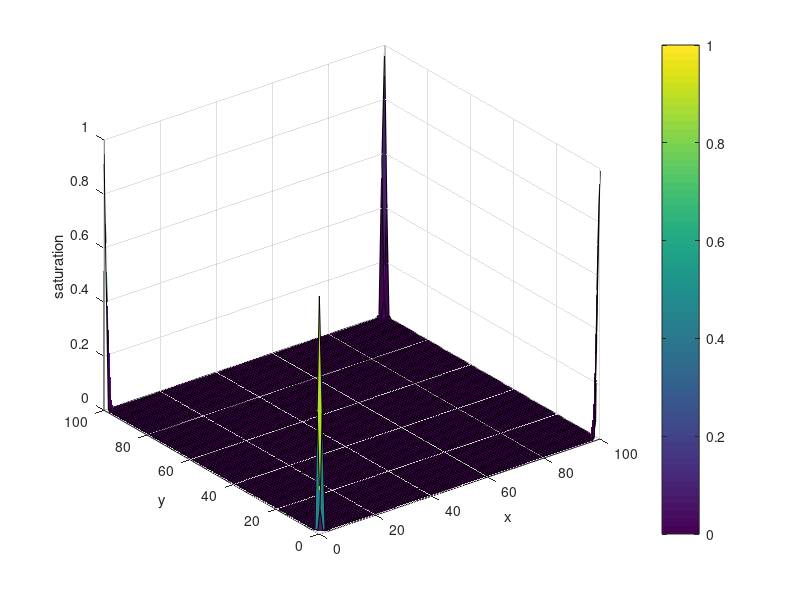
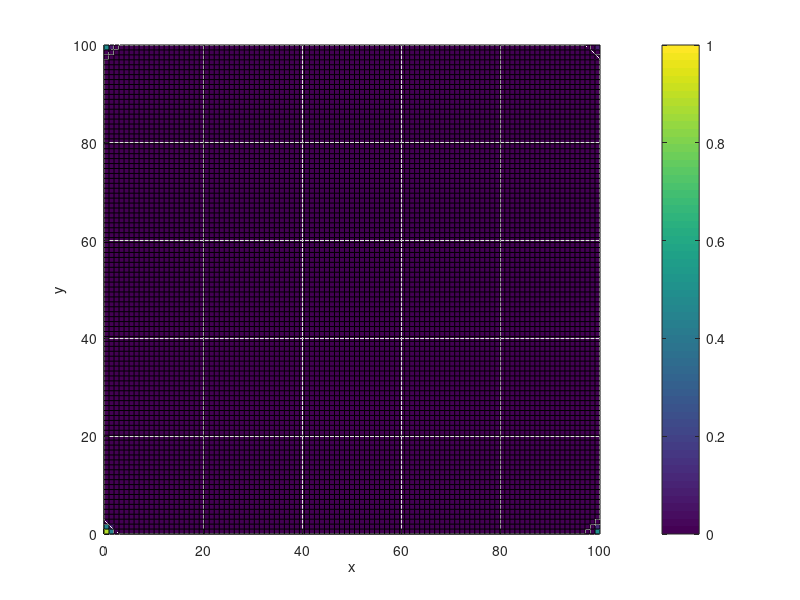

Write the MATLAB code that produced these figures, in order.
clear;
close;
clc;

disp('Simulador TVD/NonStandard Hibrido Bifasico 2D');
disp('---------------------------------------------');
%VALORES INICIAIS 
N1 = 100;
alpha = 2;
alpha = input('Alpha(2, 2.08, 2.97): ');
t = input('Tempo: ');
disp('    INJECAO')
disp('1 none   2 poco')
disp('3 line   4 duplo')
disp('5 five')
injecao = input('--> ');
disp('      POROSIDADE')
% disp('[0;1] Cte      2 Circulo')
% disp('3 Labirinto    4 Espiral')
% disp('5 Retangulos   6 rand')
porosidade = input('--> ');
maxp = 1;
minp = 0.4;
miw = 1;
mio = 1;
deltx = 5;
delty = 5;
deltt = 2;

%VARIAVEIS
Sw(1:N1,1:N1,1:t) = 0;
Ax(1:N1,1:N1) = 0;
Ay(1:N1,1:N1) = 0;
Bx(1:N1,1:N1) = 0;
By(1:N1,1:N1) = 0;
Anx(1:N1,1:N1) = 0;
Any(1:N1,1:N1) = 0;
Bnx(1:N1,1:N1) = 0;
Bny(1:N1,1:N1) = 0;
Fx(1:N1,1:N1) = 0;
Fy(1:N1,1:N1) = 0;
phi(1:N1,1:N1) = 0; 

phix=(1/(2*alpha))*((1-exp(-alpha*deltt/deltx)));
phiy=(1/(2*alpha))*((1-exp(-alpha*deltt/delty)));

%POROSIDADE
for x = 1:1:N1
    for y = 1:1:N1
        if porosidade > 1 %rand
            phi(x,y) = rand(1);
            while phi(x,y) > maxp || phi(x,y) < minp
                phi(x,y) = rand(1);
            end
        else %const
            phi(x,y) = porosidade;
        end
    end 
end

%INJECAO COM 1 PULSO
if injecao == 1
    Sw(1,N1/2,1) = 1;
end

%COMECO DO TEMPO E LOADING
disp('---------------------------------------------');
disp('Loading...')
for j=1:1:t-1 %pois o Sw eh calculado para o proximo tempo (j+1)
    if rem(j,10) == 0
        ja = 100*j/t;
        fprintf('%f', ja); disp('%');
    end
    
    inicio = 1; %para analisar quanto foi injetado
    for x = 1:1:N1
        for y = 1:1:N1
            
            %INJECAO
            if injecao == 2 %Poco
                inicio = inicio + (1-Sw(N1/2,N1/2,j));
                Sw(N1/2,N1/2,j) = 1;
            elseif injecao == 3 %line
                Sw(1,1:N1,j) = 1;
            elseif injecao == 4 %duo
                Sw(N1/4,N1/4,j) = 1;
                Sw(N1-N1/4,N1-N1/4,j) = 1;
            elseif injecao == 5 %five spot
                Sw(1,1,j) = 1;
                Sw(N1,1,j) = 1;
                Sw(1,N1,j) = 1;
                Sw(N1,N1,j) = 1;
            end
            
            %CONTAS
            if x > 2 && x < N1
                Ax(x,y) = Sw(x-1,y,j) + 0.5*(Sw(x,y,j) - Sw(x-1,y,j))* max(0, min(1,(Sw(x-1,y,j) - Sw(x-2,y,j))/(Sw(x,y,j) - Sw(x-1,y,j))));
                Bx(x,y) = Sw(x,y,j) + 0.5*(Sw(x+1,y,j) - Sw(x,y,j))* max(0, min(1,(Sw(x,y,j) - Sw(x-1,y,j))/(Sw(x+1,y,j) - Sw(x,y,j))));
                
                Anx(N1+1-x,N1+1-y) = Sw(N1+1-x+1,N1+1-y,j) + 0.5*(Sw(N1+1-x,N1+1-y,j) - Sw(N1+1-x+1,N1+1-y,j))* max(0, min(1,(Sw(N1+1-x+1,N1+1-y,j) - Sw(N1+1-x+2,N1+1-y,j))/(Sw(N1+1-x,N1+1-y,j) - Sw(N1+1-x+1,N1+1-y,j))));
                Bnx(N1+1-x,N1+1-y) = Sw(N1+1-x,N1+1-y,j) + 0.5*(Sw(N1+1-x-1,N1+1-y,j) - Sw(N1+1-x,N1+1-y,j))* max(0, min(1,(Sw(N1+1-x,N1+1-y,j) - Sw(N1+1-x+1,N1+1-y,j))/(Sw(N1+1-x-1,N1+1-y,j) - Sw(N1+1-x,N1+1-y,j))));
            elseif x == 1
                Ax(x,y) = Sw(x,y,j);
                Bx(x,y) = Sw(x,y,j) + 0.5*(Sw(x+1,y,j) - Sw(x,y,j))* max(0, min(1,(Sw(x,y,j) - Sw(x,y,j))/(Sw(x+1,y,j) - Sw(x,y,j))));
                
                Anx(N1+1-x,N1+1-y) = Sw(N1+1-x,N1+1-y,j);
                Bnx(N1+1-x,N1+1-y) = Sw(N1+1-x,N1+1-y,j) + 0.5*(Sw(N1+1-x-1,N1+1-y,j) - Sw(N1+1-x,N1+1-y,j))* max(0, min(1,(Sw(N1+1-x,N1+1-y,j) - Sw(N1+1-x,N1+1-y,j))/(Sw(N1+1-x-1,N1+1-y,j) - Sw(N1+1-x,N1+1-y,j))));
            elseif x == 2
                Ax(x,y) = Sw(x-1,y,j) + 0.5*(Sw(x,y,j) - Sw(x-1,y,j))* max(0, min(1,0));
                Bx(x,y) = Sw(x,y,j) + 0.5*(Sw(x+1,y,j) - Sw(x,y,j))* max(0, min(1,(Sw(x,y,j) - Sw(x-1,y,j))/(Sw(x+1,y,j) - Sw(x,y,j))));
            
                Anx(N1+1-x,N1+1-y) = Sw(N1+1-x+1,N1+1-y,j) + 0.5*(Sw(N1+1-x,N1+1-y,j) - Sw(N1+1-x+1,N1+1-y,j))* max(0, min(1,0));
                Bnx(N1+1-x,N1+1-y) = Sw(N1+1-x,N1+1-y,j) + 0.5*(Sw(N1+1-x-1,N1+1-y,j) - Sw(N1+1-x,N1+1-y,j))* max(0, min(1,(Sw(N1+1-x,N1+1-y,j) - Sw(N1+1-x+1,N1+1-y,j))/(Sw(N1+1-x-1,N1+1-y,j) - Sw(N1+1-x,N1+1-y,j))));
            elseif x == N1
                Ax(x,y) = Sw(x-1,y,j) + 0.5*(Sw(x,y,j) - Sw(x-1,y,j))* max(0, min(1,(Sw(x-1,y,j) - Sw(x-2,y,j))/(Sw(x,y,j) - Sw(x-1,y,j))));
                Bx(x,y) = Sw(x,y,j);
                
                Anx(N1+1-x,N1+1-y) = Sw(N1+1-x+1,N1+1-y,j) + 0.5*(Sw(N1+1-x,N1+1-y,j) - Sw(N1+1-x+1,N1+1-y,j))* max(0, min(1,(Sw(N1+1-x+1,N1+1-y,j) - Sw(N1+1-x+2,N1+1-y,j))/(Sw(N1+1-x,N1+1-y,j) - Sw(N1+1-x+1,N1+1-y,j))));
                Bnx(N1+1-x,N1+1-y) = Sw(N1+1-x,N1+1-y,j);
            end
            
            if y > 2 && y < N1
                Ay(x,y) = Sw(x,y-1,j) + 0.5*(Sw(x,y,j) - Sw(x,y-1,j))* max(0, min(1,(Sw(x,y-1,j) - Sw(x,y-2,j))/(Sw(x,y,j) - Sw(x,y-1,j))));
                By(x,y) = Sw(x,y,j) + 0.5*(Sw(x,y+1,j) - Sw(x,y,j))* max(0, min(1,(Sw(x,y,j) - Sw(x,y-1,j))/(Sw(x,y+1,j) - Sw(x,y,j))));
                
                Any(N1+1-x,N1+1-y) = Sw(N1+1-x,N1+1-y+1,j) + 0.5*(Sw(N1+1-x,N1+1-y,j) - Sw(N1+1-x,N1+1-y+1,j))* max(0, min(1,(Sw(N1+1-x,N1+1-y+1,j) - Sw(N1+1-x,N1+1-y+2,j))/(Sw(N1+1-x,N1+1-y,j) - Sw(N1+1-x,N1+1-y+1,j))));
                Bny(N1+1-x,N1+1-y) = Sw(N1+1-x,N1+1-y,j) + 0.5*(Sw(N1+1-x,N1+1-y-1,j) - Sw(N1+1-x,N1+1-y,j))* max(0, min(1,(Sw(N1+1-x,N1+1-y,j) - Sw(N1+1-x,N1+1-y+1,j))/(Sw(N1+1-x,N1+1-y-1,j) - Sw(N1+1-x,N1+1-y,j))));
            elseif y == 1
                Ay(x,y) = Sw(x,y,j);
                By(x,y) = Sw(x,y,j) + 0.5*(Sw(x,y+1,j) - Sw(x,y,j))* max(0, min(1,(Sw(x,y,j) - Sw(x,y,j))/(Sw(x,y+1,j) - Sw(x,y,j))));
                
                Any(N1+1-x,N1+1-y) = Sw(N1+1-x,N1+1-y,j);
                Bny(N1+1-x,N1+1-y) = Sw(N1+1-x,N1+1-y,j) + 0.5*(Sw(N1+1-x,N1+1-y-1,j) - Sw(N1+1-x,N1+1-y,j))* max(0, min(1,(Sw(N1+1-x,N1+1-y,j) - Sw(N1+1-x,N1+1-y,j))/(Sw(N1+1-x,N1+1-y-1,j) - Sw(N1+1-x,N1+1-y,j))));
            elseif y == 2
                Ay(x,y) = Sw(x,y-1,j) + 0.5*(Sw(x,y,j) - Sw(x,y-1,j))* max(0, min(1,0));
                By(x,y) = Sw(x,y,j) + 0.5*(Sw(x,y+1,j) - Sw(x,y,j))* max(0, min(1,(Sw(x,y,j) - Sw(x,y-1,j))/(Sw(x,y+1,j) - Sw(x,y,j))));
                
                Any(N1+1-x,N1+1-y) = Sw(N1+1-x,N1+1-y+1,j) + 0.5*(Sw(N1+1-x,N1+1-y,j) - Sw(N1+1-x,N1+1-y+1,j))* max(0, min(1,0));
                Bny(N1+1-x,N1+1-y) = Sw(N1+1-x,N1+1-y,j) + 0.5*(Sw(N1+1-x,N1+1-y-1,j) - Sw(N1+1-x,N1+1-y,j))* max(0, min(1,(Sw(N1+1-x,N1+1-y,j) - Sw(N1+1-x,N1+1-y+1,j))/(Sw(N1+1-x,N1+1-y-1,j) - Sw(N1+1-x,N1+1-y,j))));
            elseif y == N1
                Ay(x,y) = Sw(x,y-1,j) + 0.5*(Sw(x,y,j) - Sw(x,y-1,j))* max(0, min(1,(Sw(x,y-1,j) - Sw(x,y-2,j))/(Sw(x,y,j) - Sw(x,y-1,j))));
                By(x,y) = Sw(x,y,j);
                
                Any(N1+1-x,N1+1-y) = Sw(N1+1-x,N1+1-y+1,j) + 0.5*(Sw(N1+1-x,N1+1-y,j) - Sw(N1+1-x,N1+1-y+1,j))* max(0, min(1,(Sw(N1+1-x,N1+1-y+1,j) - Sw(N1+1-x,N1+1-y+2,j))/(Sw(N1+1-x,N1+1-y,j) - Sw(N1+1-x,N1+1-y+1,j))));
                Bny(N1+1-x,N1+1-y) = Sw(N1+1-x,N1+1-y,j);
            end
        end
    end
    
    for x = 1:1:N1
        for y = 1:1:N1
            %CONDICOES PARA AVANCO E RECUO
            if (x>1) && (Sw(x,y,j) < Sw(x-1,y,j))
                Anx(x,y) = 0;
                Bnx(x,y) = 0;
            elseif (x>1)
                Ax(x,y) = 0;
                Bx(x,y) = 0;
            end
            
            if (y>1) && (Sw(x,y,j) < Sw(x,y-1,j))
                Any(x,y) = 0;
                Bny(x,y) = 0;
            elseif (y>1)
                Ay(x,y) = 0;
                By(x,y) = 0;
            end
            
            %EQUACAO DE FLUXO
            Fx(x,y) = (Ax(x,y)^2/((Ax(x,y)^2)+((1-Ax(x,y))^2)*miw/mio)) - (Bx(x,y)^2/((Bx(x,y)^2) + ((1-Bx(x,y))^2)*miw/mio)) + (Anx(x,y)^2/((Anx(x,y)^2)+((1-Anx(x,y))^2)*miw/mio)) - (Bnx(x,y)^2/((Bnx(x,y)^2)+((1-Bnx(x,y))^2)*miw/mio));
            Fy(x,y) = (Ay(x,y)^2/((Ay(x,y)^2)+((1-Ay(x,y))^2)*miw/mio)) - (By(x,y)^2/((By(x,y)^2) + ((1-By(x,y))^2)*miw/mio)) + (Any(x,y)^2/((Any(x,y)^2)+((1-Any(x,y))^2)*miw/mio)) - (Bny(x,y)^2/((Bny(x,y)^2)+((1-Bny(x,y))^2)*miw/mio));
            
            %EQUACAO DA SATURACAO
            Sw(x,y,j+1) = Sw(x,y,j) + (Fx(x,y)*phix + Fy(x,y)*phiy)/phi(x,y);
       end
    end
   
    
    
end

%AGUA NO RESERVATORIO
r = 0;
for x = 1:1:N1
    for y = 1:1:N1
        r = r+Sw(x,y,t);
    end
end
fprintf ('Volume de agua injetado %f= ', inicio);
fprintf ('\nVolume de agua no reservatorio %f= ', r);

%NUMERO DE VARIAVEIS
n = N1*N1*t + N1*N1*11;
fprintf('\nAproximadamente %f variaveis\n', n);
disp('-------------------------');

%GRAFICOS
figure (1)
R=linspace(0,N1,N1);
surf(R,R,Sw(:,:,t))
colorbar
xlabel('x')
ylabel('y')
zlabel('saturation')

for j = 1:1:t
    figure (2)
    surf(R,R,Sw(:,:,j));
    az = 0;
    el = 90;
    view(az, el);
    colorbar
    anima(j) = getframe;
    xlabel('x')
    ylabel('y')
    zlabel('saturation')
end
movie(anima, 10, 30)
%^^^^^^^^^^^^^^^^^^^^^^^^^^^^^^^^^^^^^^^^^^^^^^^^^^^^^^^^^^^^^^^^^^^^^^^^^^